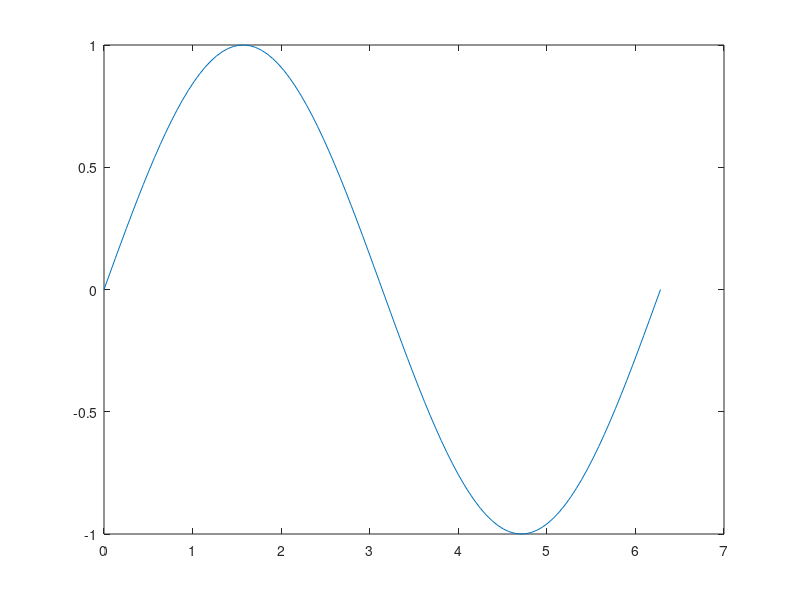
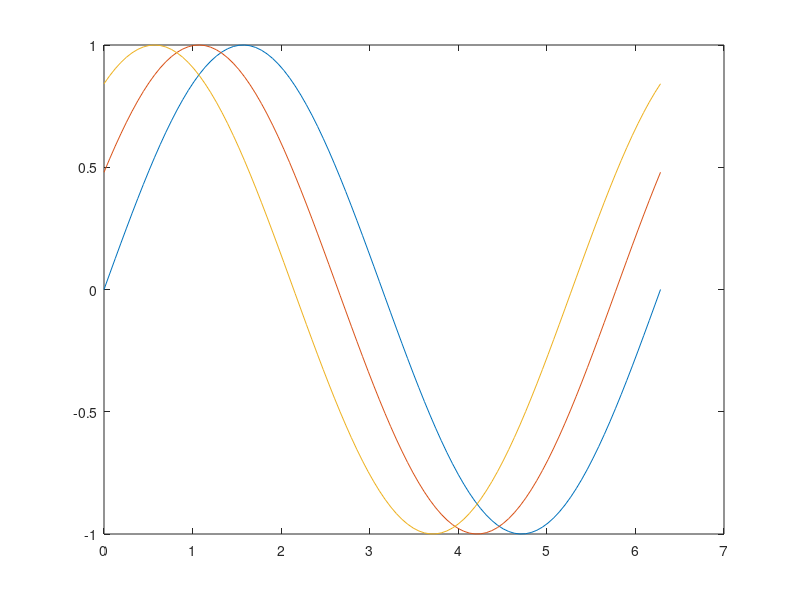
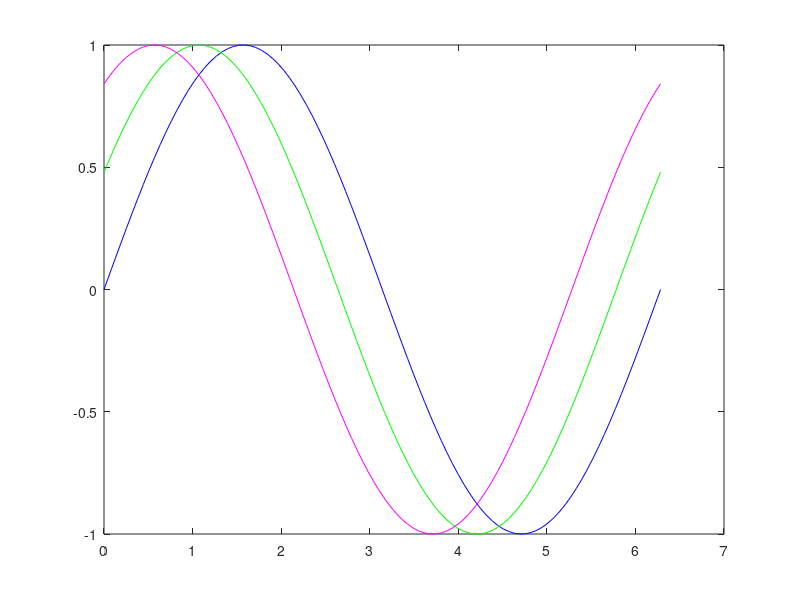
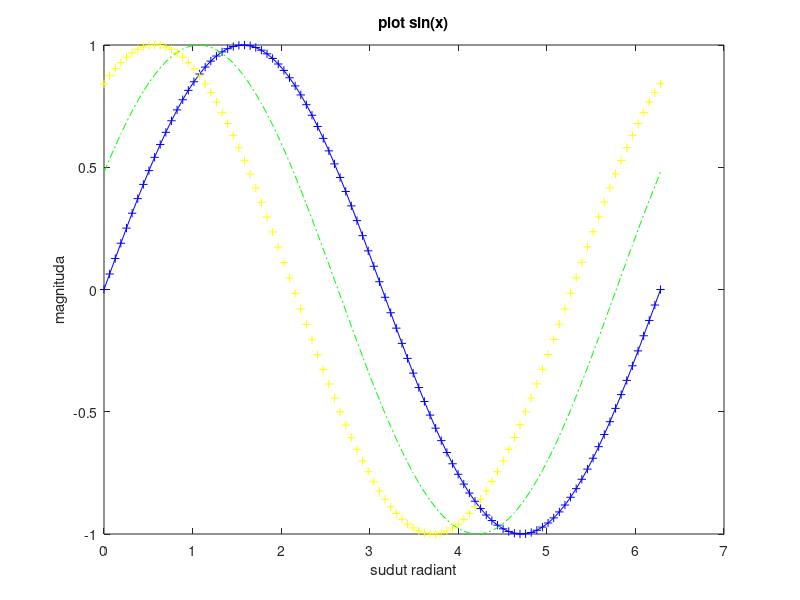

These charts were generated, in order, by the following MATLAB code:
clear
clc

x=linspace(0,2*pi,100);
y1=sin(x);
y2=sin(x+0.5);
y3=sin(x+1);

figure(1);
plot(x,y1);

% plot multi lines
figure(2);
plot(x,y1,x,y2,x,y3);

% plot multi line custom color
figure(3);
plot(x,y1,'b',x,y2,'g',x,y3,'m');

% plot multi line warna dan tipe garis
figure(4);
plot(x,y1,'b-+',x,y2,'g-.',x,y3,'y+');
title('plot sin(x)');
xlabel('sudut radiant');
ylabel('magnituda');


